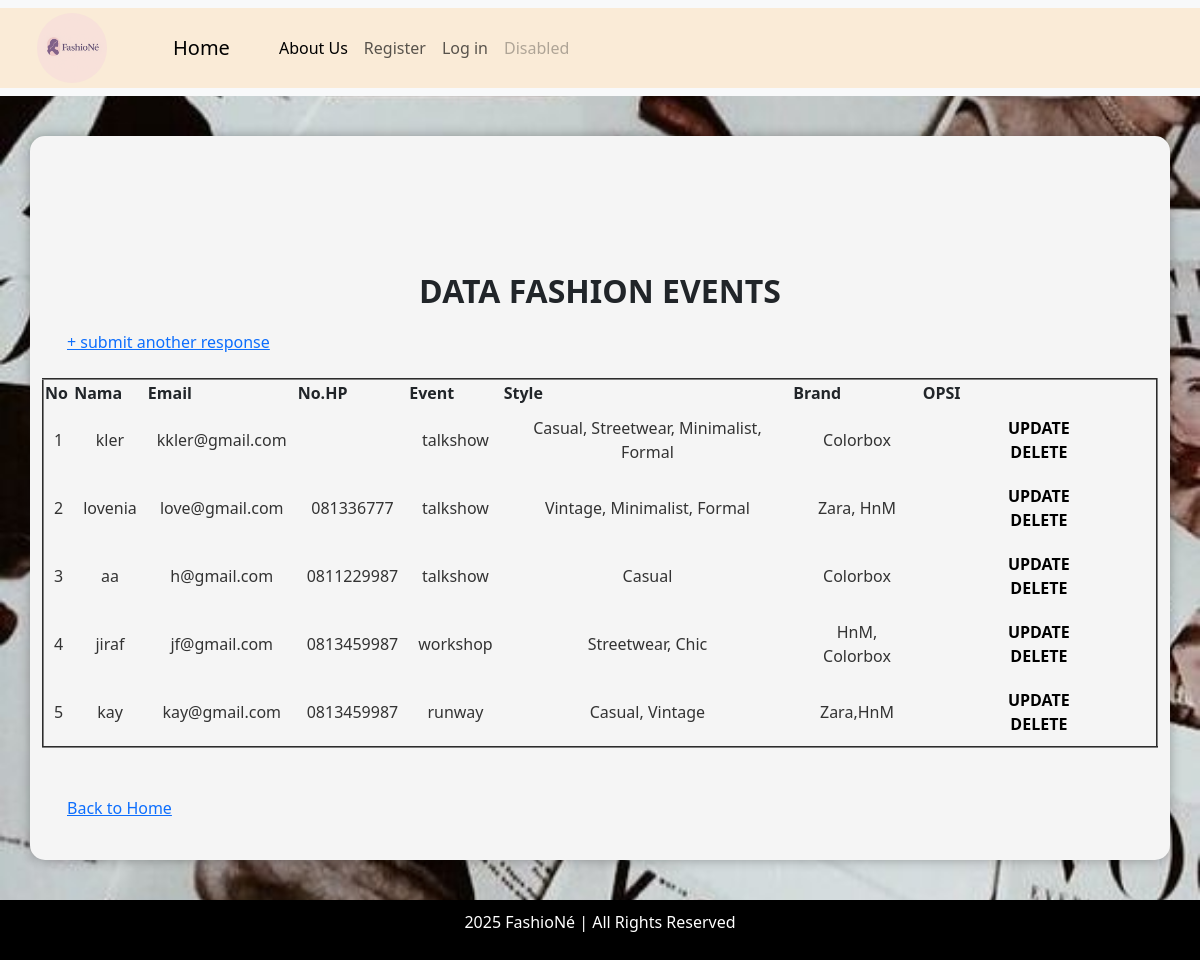
The page /input.php on the database its author committed.
### tables this page shows
CREATE TABLE `input` (
  `No` int NOT NULL,
  `Nama` varchar(50) NOT NULL,
  `Email` varchar(100) NOT NULL,
  `NoHP` varchar(50) NOT NULL,
  `Event` varchar(50) NOT NULL,
  `Style` varchar(50) NOT NULL,
  `Brand` varchar(50) NOT NULL
);

### input.php (the view, shortened to what this page needs)
<!DOCTYPE html>
<html lang="en">
<head>
    <link rel="stylesheet" href="style.css">
        <link href="https://cdn.jsdelivr.net/npm/bootstrap@5.3.8/dist/css/bootstrap.min.css" rel="stylesheet">
</head>
<body class="container-pg">
    <nav class="navbar navbar-expand-lg bg-body-tertiary">
  <div class="container-fluid">
            <a class="navbar-brand">
      <img src="icon.png" alt="Logo" width="70" height="70" style="border-radius:50%;">
    </a>
    <a class="navbar-brand" href="landing.html">Home</a>
    <div class="collapse navbar-collapse" id="navbarNavAltMarkup">
      <div class="navbar-nav">
        <a class="nav-link active" aria-current="page" href="about.html">About Us</a>
        <a class="nav-link" href="http://localhost/akhir%20project/register.php">Register</a>
        <a class="nav-link" href="http://localhost/akhir%20project/login.php">Log in</a>
        <a class="nav-link disabled" aria-disabled="true">Disabled</a>
      </div>
    </div>
  </div>
</nav>
<div class="page-center">
    <div class= "container"><br> <br>
    <br>
    <br>
    <h2>DATA FASHION EVENTS</h2>
    <a href="form.php"> + submit another response </a><br><br>
    <table border= "2">
        <tr>
            <th>No</th>
            <th>Nama</th>
            <th>Email</th>
            <th>No.HP</th>
            <th>Event</th>
            <th>Style</th>
            <th>Brand</th>
            <th>OPSI</th>
        </tr>
<?php
include 'koneksi.php';
$no = 1;
$project= mysqli_query($koneksi, "select * from input");
while($d=mysqli_fetch_array ($project)){
    ?>
    <tr>
        <td><?php echo $no++;?></td>
        <td> <?php echo $d ['Nama']?></td>
         <td> <?php echo $d ['Email']?></td>
          <td> <?php echo $d ['NoHP']?></td>
           <td> <?php echo $d ['Event']?></td>
            <td> <?php echo $d ['Style']?></td>
            <td> <?php echo $d ['Brand']?></td>
        <td>
            <a href= "updte.php?id=<?php echo $d ['Nama']; ?> ">UPDATE </a>
            <a href= "delet.php?id=<?php echo $d ['Nama']; ?> ">DELETE </a>
        </td>
    </tr>
    <?php
}
?>
    </table><br><br>
    <div class="Back">
        <a href="landing.html">Back to Home</a>
    </div>
    </div>
</div>
    <footer>
  <p> 2025 FashioNé | All Rights Reserved</p>
</footer>
</body>
</html>

### style.css (style rules this page uses)
body { background: linear-gradient(rgb(238, 155, 196), rgb(248, 251, 161)); margin:0; font-family: Verdana, Geneva, Tahoma, sans-serif; }
.navbar-brand img { border-radius: 50%; }
.container-fluid { background-color: antiquewhite; }
p { margin: 10px 0 20px; }
a, button { color: rgb(17, 17, 17); padding: 10px 25px; border-radius: 20px; transition: 0.3s ease; }
footer { margin-top: auto; background: #000; color: white; text-align: center; padding: 10px 0; }
.page-center { display: flex; justify-content: center; align-items: center; min-height: calc(100vh - 100px); }
.regis-pg, .login-pg, .form-pg, .updte-pg, .container-pg { background-image: url('bgreg.jpeg'); background-size: cover; background-position: center; background-repeat: no-repeat; min-height: 100vh; }
.container { background: whitesmoke; padding: 40px 50px; width: 1000px; margin: 40px auto; border-radius: 15px; box-shadow: 0 0 12px rgba(0,0,0,0.3); }
.regis-box h2, .login-box h2, .form-input h2, .container h2, .container h3, .updte h2 { margin-bottom: 20px; font-weight: bold; text-align: center; }
table { width: 100%; border-collapse: collapse; }
td { border: 1px solid #8e8e8e; padding: 10px ; color: #333; text-align: center; }
table a { color: black; text-decoration: none; font-weight: bold; }

### rows shown on the page
input: Nama "kler", Email "kkler@gmail.com", Event "talkshow", Style "Casual, Streetwear, Minimalist, Formal", Brand "Colorbox"
input: Nama "lovenia", Email "love@gmail.com", NoHP "081336777", Event "talkshow", Style "Vintage, Minimalist, Formal", Brand "Zara, HnM"
input: Nama "aa", Email "h@gmail.com", NoHP "0811229987", Event "talkshow", Style "Casual", Brand "Colorbox"
input: Nama "jiraf", Email "jf@gmail.com", NoHP "0813459987", Event "workshop", Style "Streetwear, Chic", Brand "HnM, Colorbox"
input: Nama "kay", Email "kay@gmail.com", NoHP "0813459987", Event "runway", Style "Casual, Vintage", Brand "Zara,HnM"
